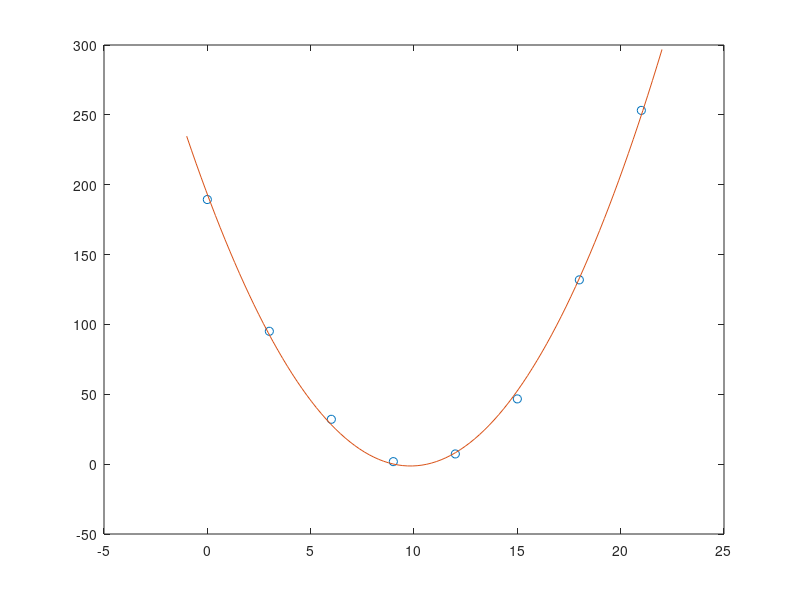

MATLAB code to generate this figure: (Note: this script raises an error after producing the figure.)
load data2.txt
x=data2(:,1);
y=data2(:,2);
p = polyfit (x, y, 2);   % 2 for second order
xplot = linspace (-1, 22, 100);  
yplot = polyval (p, xplot);
plot (x, y, 'o', xplot, yplot, 'MarkerSize', 10);
fprintf ('The best fit curve is %6.4f * x^2 + %6.4f * x + %6.4f\n',...
                   p(1), p(2), p(3));


f = @(x) p(1) * x .^ 2 + p(2) * x + p(3);
r = correlate (x, y, f);
fprintf ('The correlation coefficient is %6.4f\n', r);
